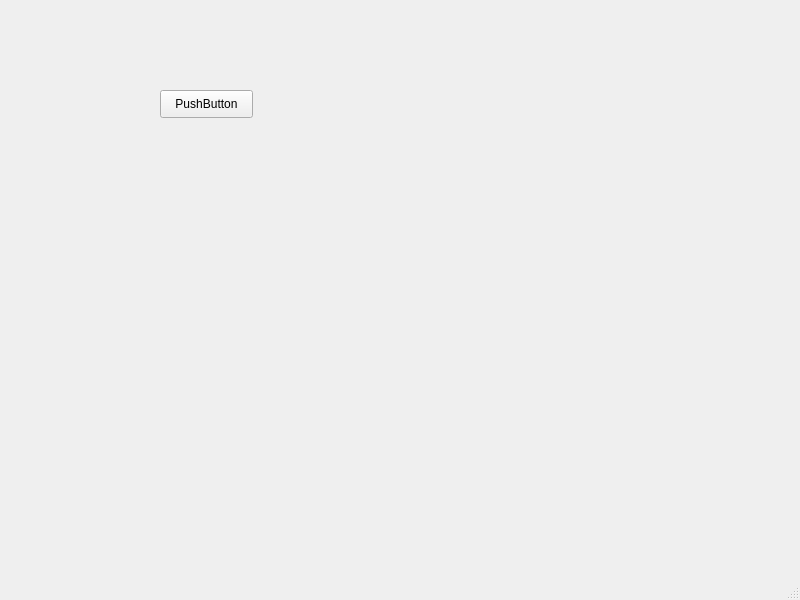
<?xml version="1.0" encoding="UTF-8"?>
<ui version="4.0">
 <class>MainWindow</class>
 <widget class="QMainWindow" name="MainWindow">
  <property name="geometry">
   <rect>
    <x>0</x>
    <y>0</y>
    <width>800</width>
    <height>600</height>
   </rect>
  </property>
  <property name="windowTitle">
   <string>MainWindow</string>
  </property>
  <widget class="QWidget" name="centralwidget">
   <widget class="QPushButton" name="pushButton">
    <property name="geometry">
     <rect>
      <x>160</x>
      <y>90</y>
      <width>93</width>
      <height>28</height>
     </rect>
    </property>
    <property name="text">
     <string>PushButton</string>
    </property>
   </widget>
  </widget>
  <widget class="QMenuBar" name="menubar">
   <property name="geometry">
    <rect>
     <x>0</x>
     <y>0</y>
     <width>800</width>
     <height>25</height>
    </rect>
   </property>
  </widget>
  <widget class="QStatusBar" name="statusbar"/>
 </widget>
 <resources/>
 <connections/>
</ui>
